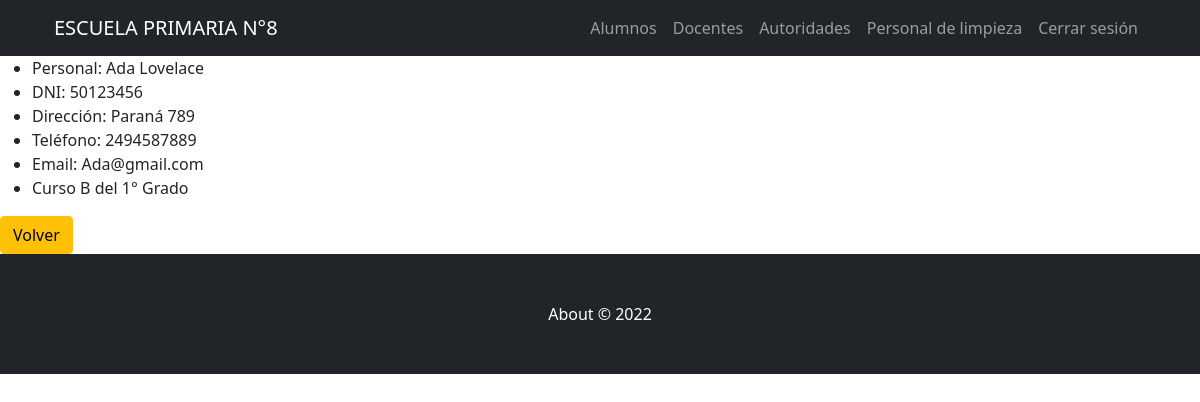
The app's page /AppZero/alumnos/detalle/1 (signed in) with its own data.
### AppZero/models.py (models this page shows, shortened)
class Alumno(models.Model):
    nombre=models.CharField(max_length=40)
    apellido=models.CharField(max_length=40)
    DNI = models.IntegerField()
    direccion=models.CharField(max_length=60, blank=True, null=True)
    telefono=models.IntegerField(blank=True, null=True)
    email=models.EmailField(blank=True, null=True)
    calificaciones = models.OneToOneField('Calificacion', null=True, on_delete=models.CASCADE, related_name='+' )
    curso = models.ForeignKey(Curso, on_delete=models.CASCADE)

class Curso(models.Model):
    grado = models.ForeignKey(Grado, on_delete=models.CASCADE, null=True)
    division=models.CharField(max_length=1)
    def __str__(self):
        return f'Curso {self.division} del {self.grado}'

class Grado(models.Model):
    grado=models.CharField(max_length=1)
    def __str__(self):
        return f'{self.grado}° Grado'

### AppZero/views.py (the view)
# urls.py: path('alumnos/detalle/<pk>', views.AlumnosDetail.as_view(), name="AlumnosDetail"),
@method_decorator(login_required(login_url='Login'), name='dispatch')
@method_decorator(personal_permitido(cargo_permitido=['Preceptor']), name='dispatch')
class AlumnosDetail(DetailView):
    model = Alumno
    template_name = 'AppZero/Alumnos/alumnos_detail.html'

### AppZero/Templates/AppZero/Alumnos/alumnos_detail.html
{% extends "AppZero/padre.html" %}
{% load static %}
{% block contenidoAdicional %}
    <ul>
        <li>Personal: {{alumno.nombre}} {{alumno.apellido}}</li>
        <li>DNI: {{alumno.DNI}}</li>
        {% if alumno.direccion %}
        <li>Dirección: {{alumno.direccion}}</li>
        {% endif %}
        {% if alumno.telefono %}
        <li>Teléfono: {{alumno.telefono}}</li>
        {% endif %}
        {% if alumno.email %}
        <li>Email: {{alumno.email}}</li>
        {% endif %}
        <li>{{alumno.curso}}</li>
    </ul>
    <a class="btn btn-warning" href="javascript:history.back()">Volver</a>
{% endblock %}

### records on screen
Alumno: nombre "Ada", apellido "Lovelace", DNI "50123456", direccion "Paraná 789", telefono "2494587889", email "Ada@gmail.com", curso "Curso B del 1° Grado"
